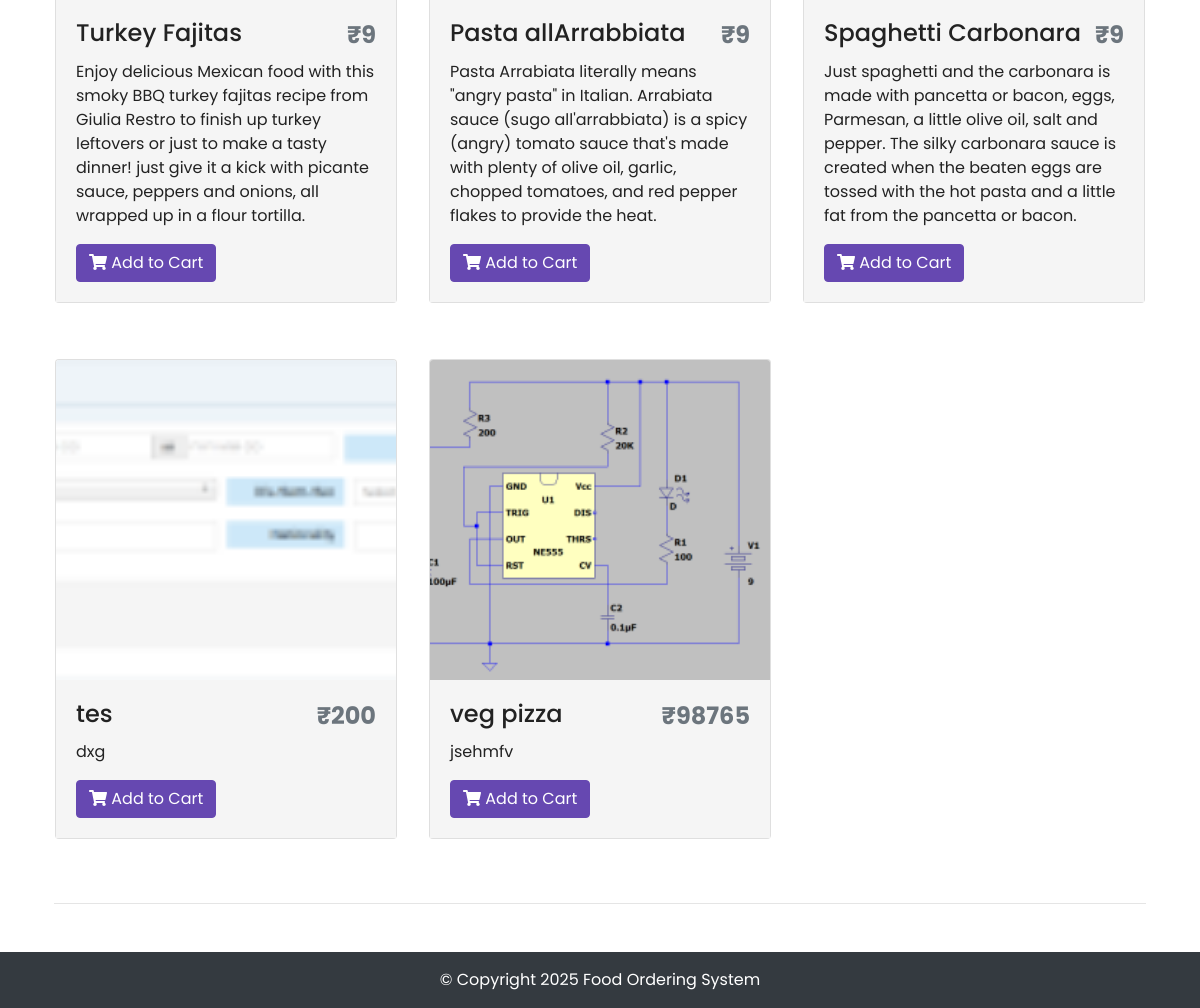
The page /dish/list/1 (lower part) on the database as committed earlier.
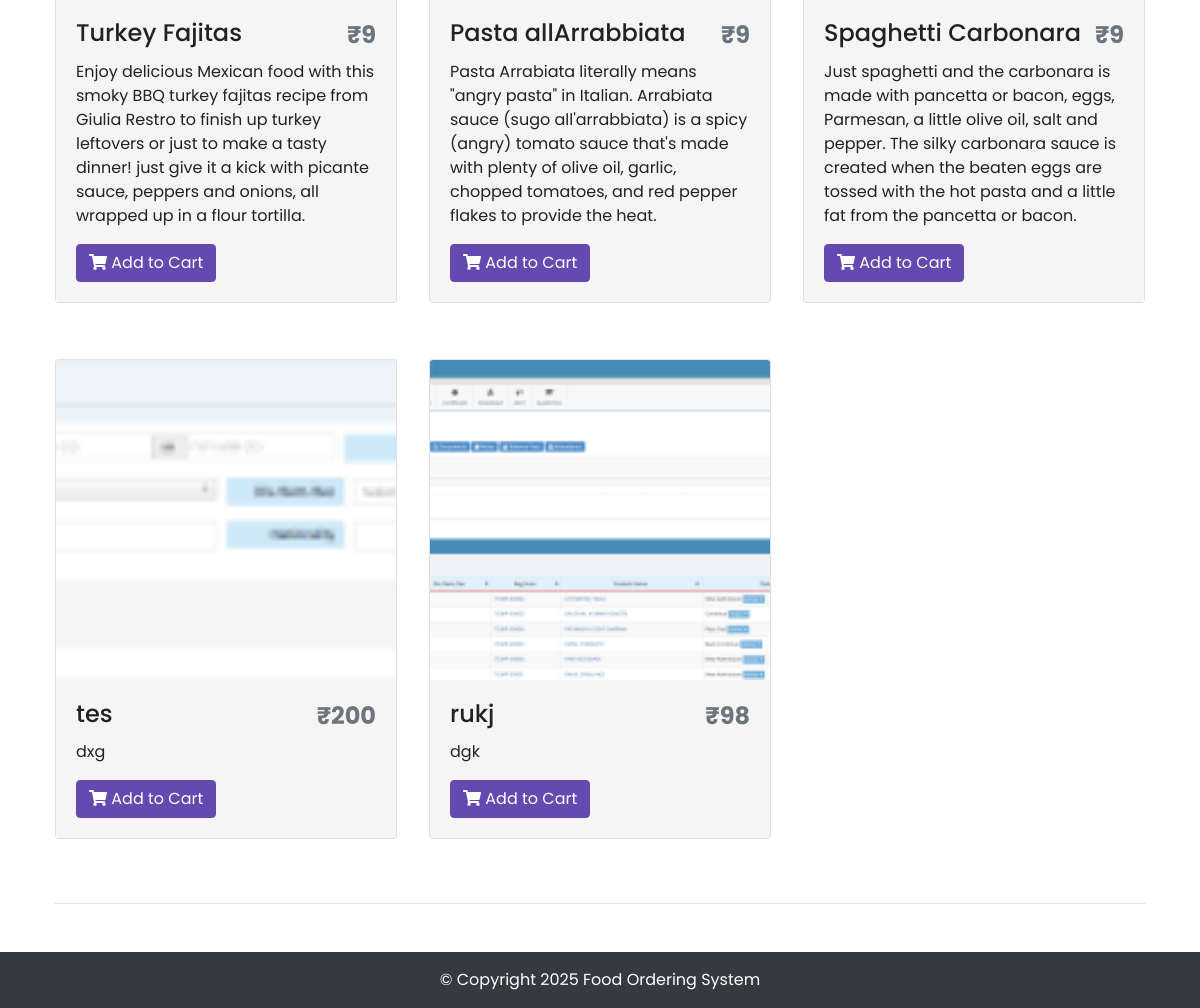
The same page on the database as committed later.
### tables this page shows
CREATE TABLE `dishesh` (
  `d_id` int(11) NOT NULL,
  `c_id` int(11) NOT NULL,
  `name` varchar(255) NOT NULL,
  `about` varchar(255) NOT NULL,
  `price` float NOT NULL,
  `img` text NOT NULL,
  `status` int(11) DEFAULT 1
);

### application/controllers/Dish.php (called while the page is built, shortened)
<?php
class Dish extends CI_Controller {
    function __construct(){
        $this->load->library('cart');
    }
    public function list($id) {
        $this->load->model('Menu_model');
        $dishesh = $this->Menu_model->getDishesh($id);
        $this->load->model('Cat_model');
        $cat = $this->Cat_model->getCategory($id);
        $data['dishesh'] = $dishesh;
        $data['cat'] = $cat;
        $this->load->view('front/partials/header');
        $this->load->view('front/dish', $data);
        $this->load->view('front/partials/footer');
    }
}

### index.php (called while the page is built, shortened)
<?php
require_once BASEPATH.'core/CodeIgniter.php';

### application/models/Menu_model.php (called while the page is built, shortened)
<?php
class Menu_model extends CI_Model {
    public function getDishesh($id) {
        $this->db->where('c_id', $id);
        $this->db->where('status', 1);
        $dish = $this->db->get('dishesh')->result_array();
        return $dish;
    }
}

### application/views/front/dish.php (the view, shortened to what this page needs)
<div class="container p-4 dish-card">
    <div class="row">
        <?php if(!empty($dishesh)) { ?>
        <?php foreach($dishesh as $dish) { ?>
        <div class="col-md-6 col-lg-4 d-flex align-items-stretch">
            <div class="card mb-4 shadow-sm">
                <?php $image = $dish['img'];?>
                <img class="card-img-top" src="<?php echo base_url().'public/uploads/dishesh/thumb/'.$image; ?>">
                <div class="card-body">
                    <div class="d-flex justify-content-between align-items-center">
                        <h4 class="card-title"><?php echo $dish['name']; ?></h4>
                        <h4 class="text-muted"><b>₹<?php echo $dish['price']; ?></b></h4>
                    </div>
                    <p class="card-text"><?php echo $dish['about']; ?></p>
                    <a href="<?php echo base_url().'Dish/addToCart/'.$dish['d_id']; ?>" class="btn btn-primary"><i
                            class="fas fa-shopping-cart"></i> Add to
                        Cart</a>
                </div>
            </div>
        </div>
        <?php } ?>
        <?php } else { ?>
        <div class="jumbotron">
            <h1>No records found</h1>
        </div>
        <?php } ?>
    </div>
    <hr class="my-4">
</div>

Rows that differ between the two databases and show on the page:
no longer on this page (row edited): dishesh: img (picture), name "veg pizza", price "98765", about "jsehmfv"
added dishesh: img (picture), name "rukj", price "98", about "dgk"
